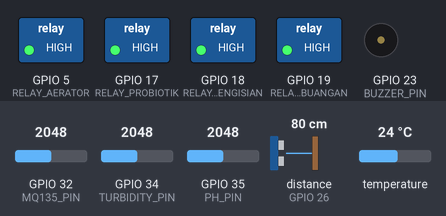
The program below on a simulated ESP32. Parts: switched loads named in the program (green lamp = pin HIGH), buzzer (waves = sounding, pin HIGH). Wiring (inferred from the names in the program): ultrasonic range finder: trigger GPIO 25; echo GPIO 26. Inputs (shaded band) come from the test bench; at power-on: distance to the obstacle (sensor on GPIO 26) 80 cm, GPIO 32 (MQ135_PIN) = 2048, GPIO 34 (TURBIDITY_PIN) = 2048, GPIO 35 (PH_PIN) = 2048, temperature 24 °C. The echo pulse lasts 58.3 µs per cm; WiFi joins after 1.5 s; servers stay silent unless stated; the local clock reads 2024-03-15 10:24:30 at power-on unless the program sets it; the Firebase database answers and starts empty; not simulated (calls return 0 or success): secrets.h; pins used as bus, display or sensor lines are not drawn; what the program prints to the serial monitor is not drawn.

Above: at 3.8 s.
3.9 s: distance to the obstacle (sensor on GPIO 26) set to 83 cm
At 7.7 s:
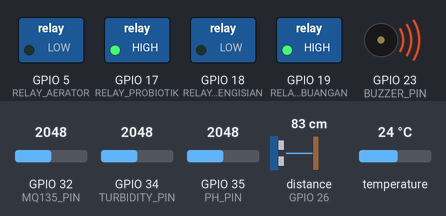
8.4 s: GPIO 32 (MQ135_PIN) set to 468
10.7 s: GPIO 32 (MQ135_PIN) set to 385
At 12.5 s:
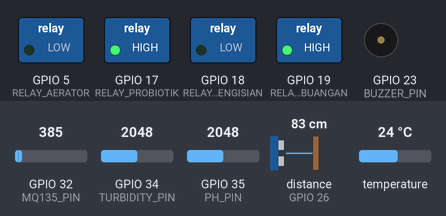
13.4 s: distance to the obstacle (sensor on GPIO 26) set to 7 cm
15.6 s: distance to the obstacle (sensor on GPIO 26) set to 4 cm
At 17.9 s:
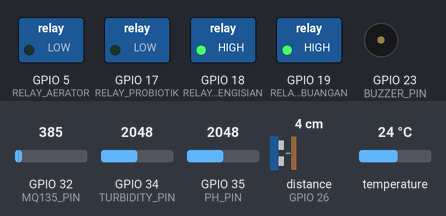
18.5 s: GPIO 32 (MQ135_PIN) set to 1040
At 20.9 s:
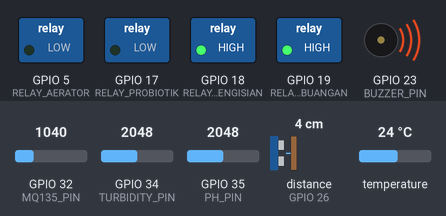
Timing chart, 0 to 27.2 s (numbered marks = the images above; inputs shaded):
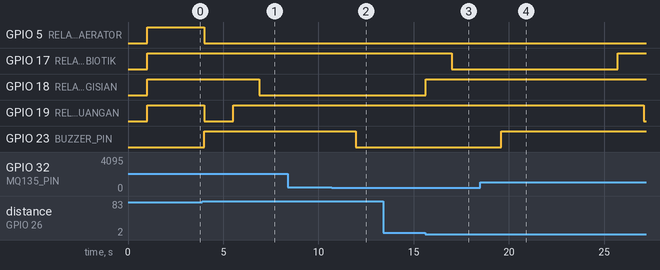

The program:

main.cpp
```cpp
#include <Arduino.h>
#include <OneWire.h>
#include <DallasTemperature.h>
#include <WiFi.h>
#include <time.h>
#include <Firebase_ESP_Client.h>
#include "addons/TokenHelper.h"
#include "addons/RTDBHelper.h"
#include "secrets.h"

// Kontrak data dengan app Flutter: lihat docs/data-contract.md di repo app.
//   kolam_status   (ESP32 tulis)  : sensor + is_connected + last_updated
//   kolam_control  (APP tulis)    : mode_otomatis + perintah aktuator
//   kolam_relay    (ESP32 tulis)  : status ASLI relay (hasil eksekusi)
//   sensor_history (ESP32 tulis)  : riwayat untuk grafik, +/-tiap 5 menit

// ======================== PINOUT DEFINITION (ESP32 38-PIN) ========================
#define ONE_WIRE_BUS 4
#define PH_PIN 35
#define TURBIDITY_PIN 34
#define MQ135_PIN 32
#define TRIG_PIN 25
#define ECHO_PIN 26

#define RELAY_PEMBUANGAN 19
#define RELAY_PENGISIAN 18
#define RELAY_AERATOR 5
#define RELAY_PROBIOTIK 17
#define BUZZER_PIN 23

// Relay modul active-low: LOW = nyala, HIGH = mati
#define RELAY_ON LOW
#define RELAY_OFF HIGH

// Heartbeat RTDB: tulis setiap 2 detik. Flutter Terputus jika last_updated > 6 detik.
static const unsigned long INTERVAL_UPDATE_MS = 2000;
// Status relay: tulis saat berubah (min. 1 detik antar tulis) dan sebagai heartbeat.
static const unsigned long INTERVAL_RELAY_MIN_MS = 1000;
static const unsigned long INTERVAL_RELAY_HEARTBEAT_MS = 10000;
// Riwayat grafik: JANGAN tiap 2 detik (43.200 entri per hari).
static const unsigned long INTERVAL_HISTORY_MS = 5UL * 60UL * 1000UL;
// Coba sambung ulang Wi-Fi / Firebase bila gagal.
static const unsigned long INTERVAL_COBA_SAMBUNG_MS = 15000;
// Fail-safe: mode manual dibatalkan bila perintah tidak terbaca selama ini.
static const unsigned long CONTROL_FAILSAFE_MS = 30000;

// ======================== SETUP SENSOR & VARIABEL ========================
OneWire oneWire(ONE_WIRE_BUS);
DallasTemperature sensors(&oneWire);

const float CALIBRATION_FACTOR = 1.0;
float voltageAtPH7 = 1.65;

const unsigned long TIMEOUT_POMPA_MS = 120000; // Maksimal pompa 2 menit
unsigned long tSiklusMulai = 0;

enum WaterSystemState { IDLE, DRAINING, FILLING, PROBIOTIC_INJECT };
WaterSystemState currentWaterState = IDLE;
unsigned long probioticStartTime = 0;

FirebaseData fbdo;
FirebaseData fbdoStream;
FirebaseAuth auth;
FirebaseConfig config;

bool firebaseSiap = false;
bool controlNodeSiap = false;
bool onDisconnectTerpasang = false;
bool wifiTerkonfigurasi = false;
bool ntpDikonfigurasi = false;

// Perintah dari app (kolam_control). Default aman: otomatis, semua mati.
bool modeOtomatis = true;
bool cmdPompaBuang = false;
bool cmdPompaIsi = false;
bool cmdPompaProbiotik = false;
bool cmdAerator = false;

struct RelaySnapshot {
  bool buang;
  bool isi;
  bool probiotik;
  bool aerator;
};
RelaySnapshot relayTerakhirDikirim = {false, false, false, false};
bool relayPernahDikirim = false;

unsigned long tUpdateTerakhir = 0;
unsigned long tRelayTulis = 0;
unsigned long tHistoryTerakhir = 0;
bool historyPernahDitulis = false;
unsigned long tCobaSambung = 0;
unsigned long tKontrolOk = 0; // terakhir kolam_control berhasil dibaca
uint8_t percobaanCekControl = 0;

static void setRelay(int pin, bool nyala) {
  digitalWrite(pin, nyala ? RELAY_ON : RELAY_OFF);
}

static bool relayNyala(int pin) {
  return digitalRead(pin) == RELAY_ON;
}

static RelaySnapshot bacaRelay() {
  RelaySnapshot r;
  r.buang = relayNyala(RELAY_PEMBUANGAN);
  r.isi = relayNyala(RELAY_PENGISIAN);
  r.probiotik = relayNyala(RELAY_PROBIOTIK);
  r.aerator = relayNyala(RELAY_AERATOR);
  return r;
}

static void matikanPompaAir() {
  setRelay(RELAY_PEMBUANGAN, false);
  setRelay(RELAY_PENGISIAN, false);
  setRelay(RELAY_PROBIOTIK, false);
}

static const char *labelStatus(float suhu, float ph, float ntu, float amonia) {
  bool bahaya = (suhu < 24.0f || suhu > 31.0f) ||
                (ph < 6.0f || ph > 9.0f) ||
                (ntu > 60.0f) ||
                (amonia >= 0.60f);
  if (bahaya) return "Bahaya";

  bool waspada = (suhu < 25.0f || suhu > 30.0f) ||
                 (ph < 6.5f || ph > 8.5f) ||
                 (ntu > 50.0f) ||
                 (amonia > 0.50f);
  if (waspada) return "Waspada";
  return "Aman";
}

// Epoch DETIK (UTC) dari NTP. time() selalu UTC; offset zona hanya memengaruhi localtime().
static time_t epochDetik() {
  time_t now = time(nullptr);
  if (now < 1700000000) return 0; // NTP belum siap
  return now;
}

// DS18B20 yang lepas/rusak mengembalikan -127. Nilai seperti itu TIDAK boleh
// dikirim: app akan menampilkannya sebagai pembacaan asli.
static bool sensorValid(float suhu, float ph, float ntu, float amonia) {
  if (isnan(suhu) || isinf(suhu) || suhu <= -100.0f) return false;
  if (isnan(ph) || isinf(ph)) return false;
  if (isnan(ntu) || isinf(ntu)) return false;
  if (isnan(amonia) || isinf(amonia)) return false;
  return true;
}

static void sambungWifi() {
  if (String(WIFI_SSID) == "NAMA_WIFI") {
    Serial.println("[WIFI] Isi WIFI_SSID dan WIFI_PASSWORD di secrets.h dulu.");
    return;
  }

  wifiTerkonfigurasi = true;
  WiFi.mode(WIFI_STA);
  WiFi.begin(WIFI_SSID, WIFI_PASSWORD);
  Serial.printf("[WIFI] Menyambung ke %s", WIFI_SSID);
  unsigned long t0 = millis();
  while (WiFi.status() != WL_CONNECTED && millis() - t0 < 20000) {
    delay(400);
    Serial.print(".");
  }
  Serial.println();
  if (WiFi.status() == WL_CONNECTED) {
    Serial.printf("[WIFI] OK  IP=%s\n", WiFi.localIP().toString().c_str());
  } else {
    Serial.println("[WIFI] Gagal. Logika lokal tetap jalan, akan dicoba lagi.");
  }
}

static void aturNtp() {
  if (ntpDikonfigurasi || WiFi.status() != WL_CONNECTED) return;
  // UTC (offset 0): kontrak memakai epoch UTC, bukan jam lokal.
  configTime(0, 0, "pool.ntp.org", "time.nist.gov");
  ntpDikonfigurasi = true;
}

static void initFirebase() {
  if (WiFi.status() != WL_CONNECTED) return;

  config.api_key = FIREBASE_API_KEY;
  config.database_url = FIREBASE_DATABASE_URL;
  config.token_status_callback = tokenStatusCallback;

  if (String(FIREBASE_USER_EMAIL).length() > 0) {
    auth.user.email = FIREBASE_USER_EMAIL;
    auth.user.password = FIREBASE_USER_PASSWORD;
  } else {
    if (!Firebase.signUp(&auth, &config, "", "")) {
      Serial.printf("[FB] Signup anonim gagal: %s\n", config.signer.signupError.message.c_str());
      Serial.println("[FB] Aktifkan Anonymous Auth, atau isi FIREBASE_USER_EMAIL di secrets.h.");
      return;
    }
    Serial.println("[FB] Login anonim OK.");
  }

  Firebase.begin(&config, &auth);
  Firebase.reconnectWiFi(true);
  Firebase.setDoubleDigits(2);
  firebaseSiap = true;
}

// Dipanggil tiap loop: pulihkan Wi-Fi / NTP / Firebase bila sempat gagal saat boot
// atau putus di tengah jalan. Tanpa ini alat tetap "Terputus" di app sampai reboot.
static void jagaKoneksi() {
  const unsigned long now = millis();

  if (WiFi.status() == WL_CONNECTED) {
    aturNtp();
    if (!firebaseSiap && now - tCobaSambung >= INTERVAL_COBA_SAMBUNG_MS) {
      tCobaSambung = now;
      initFirebase();
    }
    return;
  }

  // Wi-Fi putus: onDisconnect di server sudah/akan terpicu, pasang ulang nanti.
  onDisconnectTerpasang = false;
  if (wifiTerkonfigurasi && now - tCobaSambung >= INTERVAL_COBA_SAMBUNG_MS) {
    tCobaSambung = now;
    Serial.println("[WIFI] Terputus, mencoba menyambung ulang...");
    WiFi.reconnect();
  }
}

// Node kosong sudah diperlakukan app dan firmware sebagai "otomatis, semua mati",
// jadi mengisi default hanya merapikan Console. Hanya diisi bila node BENAR-BENAR
// kosong, supaya kegagalan jaringan tidak menimpa perintah user.
static void pastikanControlDefault() {
  if (!Firebase.ready() || controlNodeSiap) return;

  if (!Firebase.RTDB.get(&fbdo, "/kolam_control")) {
    Serial.printf("[FB] Cek kolam_control gagal: %s\n", fbdo.errorReason().c_str());
    if (++percobaanCekControl >= 3) controlNodeSiap = true; // berhenti mencoba
    return;
  }

  if (fbdo.dataType() == "null") {
    FirebaseJson json;
    json.set("mode_otomatis", true);
    json.set("pompa_buang_air", false);
    json.set("pompa_isi_air", false);
    json.set("pompa_probiotik", false);
    json.set("aerator", false);
    if (Firebase.RTDB.setJSON(&fbdo, "/kolam_control", &json)) {
      Serial.println("[FB] kolam_control default (otomatis, semua pompa mati).");
    }
  }
  controlNodeSiap = true;
}

static void pasangOnDisconnect() {
  if (!Firebase.ready() || onDisconnectTerpasang) return;
  if (Firebase.RTDB.setOnDisconnectBool(&fbdo, "/kolam_status/is_connected", false)) {
    onDisconnectTerpasang = true;
    Serial.println("[FB] onDisconnect: is_connected=false.");
  }
}

// Baca seluruh kolam_control dalam SATU request (dulu 4 request terpisah).
// Field hilang = mati; mode_otomatis hilang = otomatis (sesuai kontrak).
// Mengembalikan true bila node berhasil dibaca.
static bool bacaPerintahKontrol() {
  if (!Firebase.ready()) return false;

  if (!Firebase.RTDB.getJSON(&fbdo, "/kolam_control")) {
    Serial.printf("[FB] Gagal baca kolam_control: %s\n", fbdo.errorReason().c_str());
    return false;
  }

  FirebaseJson &json = fbdo.jsonObject();
  FirebaseJsonData r;

  bool otomatis = true;
  if (json.get(r, "mode_otomatis") && r.success) otomatis = r.boolValue;
  modeOtomatis = otomatis;

  cmdPompaBuang = (json.get(r, "pompa_buang_air") && r.success) ? r.boolValue : false;
  cmdPompaIsi = (json.get(r, "pompa_isi_air") && r.success) ? r.boolValue : false;
  cmdPompaProbiotik = (json.get(r, "pompa_probiotik") && r.success) ? r.boolValue : false;
  cmdAerator = (json.get(r, "aerator") && r.success) ? r.boolValue : false;
  return true;
}

// Status ASLI relay ke /kolam_relay (bukan ke kolam_control: node itu milik app).
// App menampilkan "Sedang nyala/mati" dari sini. Ditulis saat ada perubahan dan
// sebagai heartbeat tiap INTERVAL_RELAY_HEARTBEAT_MS.
static void kirimStatusRelay() {
  if (!Firebase.ready()) return;

  const RelaySnapshot r = bacaRelay();
  const bool berubah = !relayPernahDikirim ||
                       r.buang != relayTerakhirDikirim.buang ||
                       r.isi != relayTerakhirDikirim.isi ||
                       r.probiotik != relayTerakhirDikirim.probiotik ||
                       r.aerator != relayTerakhirDikirim.aerator;

  const unsigned long now = millis();
  const unsigned long sejakTulis = now - tRelayTulis;
  if (!berubah && sejakTulis < INTERVAL_RELAY_HEARTBEAT_MS) return;
  if (berubah && relayPernahDikirim && sejakTulis < INTERVAL_RELAY_MIN_MS) return;

  tRelayTulis = now; // juga saat gagal, supaya kegagalan tidak memblokir tiap loop

  FirebaseJson json;
  json.set("pompa_buang_air", r.buang);
  json.set("pompa_isi_air", r.isi);
  json.set("pompa_probiotik", r.probiotik);
  json.set("aerator", r.aerator);

  if (Firebase.RTDB.setJSON(&fbdo, "/kolam_relay", &json)) {
    relayTerakhirDikirim = r;
    relayPernahDikirim = true;
  } else {
    Serial.printf("[FB] Gagal tulis kolam_relay: %s\n", fbdo.errorReason().c_str());
  }
}

static void kirimKolamStatus(float suhu, float ph, float ntu, float amonia, float jarakCm) {
  if (!Firebase.ready()) return;

  // Tanpa waktu yang benar, last_updated tidak berarti. Lebih baik tidak
  // menulis (app: "belum ada data"/Terputus) daripada menulis 0.
  const time_t epoch = epochDetik();
  if (epoch == 0) {
    Serial.println("[NTP] Waktu belum sinkron, kolam_status tidak dikirim.");
    return;
  }

  // Sensor rusak/lepas: JANGAN perbarui last_updated. PATCH hanya mengganti
  // field yang dikirim, jadi menulis timestamp baru di atas nilai lama akan
  // tampak seperti data segar. Dibiarkan basi, app menampilkan "Terputus".
  if (!sensorValid(suhu, ph, ntu, amonia)) {
    Serial.println("[SENSOR] Pembacaan tidak valid (sensor lepas/rusak?), tidak dikirim.");
    return;
  }

  FirebaseJson json;
  json.set("is_connected", true);
  json.set("status_kondisi", labelStatus(suhu, ph, ntu, amonia));
  json.set("suhu", suhu);
  json.set("ph", ph);
  json.set("kekeruhan", ntu);
  json.set("amonia", amonia);
  json.set("tinggi_air", jarakCm);
  json.set("last_updated", (int)epoch);

  if (!Firebase.RTDB.updateNode(&fbdo, "/kolam_status", &json)) {
    Serial.printf("[FB] Gagal tulis kolam_status: %s\n", fbdo.errorReason().c_str());
    return;
  }

  // Riwayat hanya tiap INTERVAL_HISTORY_MS. Key = epoch detik (terurut waktu).
  const unsigned long now = millis();
  if (!historyPernahDitulis || now - tHistoryTerakhir >= INTERVAL_HISTORY_MS) {
    String histPath = "/sensor_history/" + String((int)epoch);
    FirebaseJson hist;
    hist.set("timestamp", (int)epoch);
    hist.set("suhu", suhu);
    hist.set("ph", ph);
    hist.set("kekeruhan", ntu);
    hist.set("amonia", amonia);
    if (Firebase.RTDB.setJSON(&fbdo, histPath.c_str(), &hist)) {
      historyPernahDitulis = true;
      tHistoryTerakhir = now;
    }
  }
}

float bacaJarakAir() {
  digitalWrite(TRIG_PIN, LOW);
  delayMicroseconds(2);
  digitalWrite(TRIG_PIN, HIGH);
  delayMicroseconds(10);
  digitalWrite(TRIG_PIN, LOW);
  long duration = pulseIn(ECHO_PIN, HIGH, 30000);
  if (duration == 0) return 999;
  return duration * 0.034 / 2;
}

void setup() {
  Serial.begin(115200);
  delay(1000);
  Serial.println("=== SISTEM FISIK INISIALISASI ===");

  sensors.begin();
  pinMode(TRIG_PIN, OUTPUT);
  pinMode(ECHO_PIN, INPUT);
  pinMode(PH_PIN, INPUT);
  pinMode(TURBIDITY_PIN, INPUT);
  pinMode(MQ135_PIN, INPUT);

  pinMode(RELAY_PEMBUANGAN, OUTPUT);
  pinMode(RELAY_PENGISIAN, OUTPUT);
  pinMode(RELAY_AERATOR, OUTPUT);
  pinMode(RELAY_PROBIOTIK, OUTPUT);
  pinMode(BUZZER_PIN, OUTPUT);

  setRelay(RELAY_PEMBUANGAN, false);
  setRelay(RELAY_PENGISIAN, false);
  setRelay(RELAY_AERATOR, false);
  setRelay(RELAY_PROBIOTIK, false);
  digitalWrite(BUZZER_PIN, LOW);

  sambungWifi();
  aturNtp();
  initFirebase();
}

void loop() {
  jagaKoneksi();

  sensors.requestTemperatures();
  float dataSuhu = sensors.getTempCByIndex(0);

  float phAdcSum = 0;
  for (int i = 0; i < 20; i++) {
    phAdcSum += analogRead(PH_PIN);
    delay(5);
  }
  float phVoltage = (phAdcSum / 20.0 / 4095.0) * 3.3;
  float dataPH = 7.00 + ((voltageAtPH7 - phVoltage) / 0.18);
  if (dataPH < 0) dataPH = 0;
  if (dataPH > 14) dataPH = 14;

  float turbAdcSum = 0;
  for (int i = 0; i < 20; i++) {
    turbAdcSum += analogRead(TURBIDITY_PIN);
    delay(5);
  }
  float turbVoltage = (turbAdcSum / 20.0 / 4095.0) * 3.3 * CALIBRATION_FACTOR;
  if (turbVoltage > 4.2) turbVoltage = 4.2;
  if (turbVoltage < 2.5) turbVoltage = 2.5;
  float dataTurbidity = -1120.4 * (turbVoltage * turbVoltage) + 5742.3 * turbVoltage - 4352.9;
  if (dataTurbidity < 0) dataTurbidity = 0;

  float mqAdcSum = 0;
  for (int i = 0; i < 20; i++) {
    mqAdcSum += analogRead(MQ135_PIN);
    delay(5);
  }
  float mqVoltage = (mqAdcSum / 20.0 / 4095.0) * 3.3;
  if (mqVoltage < 0.01) mqVoltage = 0.01;
  float rZero = 20.0;
  float rs = ((3.3 * 10.0) / mqVoltage) - 10.0;
  float dataAmonia = 5.2 * pow((rs / rZero), -1.48);

  float jarakKeAir = bacaJarakAir();

  const bool saatnyaSinkron = (millis() - tUpdateTerakhir >= INTERVAL_UPDATE_MS);
  if (saatnyaSinkron && firebaseSiap && Firebase.ready()) {
    pastikanControlDefault();
    pasangOnDisconnect();
    if (bacaPerintahKontrol()) tKontrolOk = millis();
  }

  // Fail-safe: mode manual hanya sah selama perintah masih bisa dibaca. Bila
  // Wi-Fi/Firebase putus, pompa yang terakhir dinyalakan manual tidak boleh
  // menyala selamanya; kembali ke otomatis (yang tetap jalan tanpa internet).
  if (!modeOtomatis && (millis() - tKontrolOk > CONTROL_FAILSAFE_MS)) {
    modeOtomatis = true;
    Serial.println("[FAILSAFE] Perintah tidak terbaca > 30 dtk, kembali ke mode otomatis.");
  }

  const bool amoniaBahaya = (dataAmonia >= 0.60);
  digitalWrite(BUZZER_PIN, amoniaBahaya ? HIGH : LOW);

  if (modeOtomatis) {
    if (dataSuhu > 31.0) {
      setRelay(RELAY_AERATOR, true);
    } else if (dataSuhu <= 25.0 && currentWaterState == IDLE && !amoniaBahaya) {
      setRelay(RELAY_AERATOR, false);
    }

    if (amoniaBahaya) {
      setRelay(RELAY_AERATOR, true);
      if (currentWaterState == IDLE) {
        currentWaterState = DRAINING;
        tSiklusMulai = millis();
      }
    }

    if ((dataPH < 6.0 || dataPH > 9.0 || dataTurbidity > 60.0) && currentWaterState == IDLE) {
      currentWaterState = DRAINING;
      tSiklusMulai = millis();
    }

    if (currentWaterState != IDLE && (millis() - tSiklusMulai > TIMEOUT_POMPA_MS)) {
      Serial.println("[CRITICAL ERROR] POMPA OVERTIME/MACET! Mematikan pompa demi keamanan.");
      matikanPompaAir();
      currentWaterState = IDLE;
      delay(5000);
      return;
    }

    switch (currentWaterState) {
      case DRAINING:
        setRelay(RELAY_PEMBUANGAN, true);
        setRelay(RELAY_PENGISIAN, false);
        setRelay(RELAY_AERATOR, true);
        if (jarakKeAir >= 80.0 || jarakKeAir == 999) {
          setRelay(RELAY_PEMBUANGAN, false);
          currentWaterState = FILLING;
          tSiklusMulai = millis();
        }
        break;

      case FILLING:
        setRelay(RELAY_PEMBUANGAN, false);
        setRelay(RELAY_PENGISIAN, true);
        if (jarakKeAir <= 5.0) {
          setRelay(RELAY_PENGISIAN, false);
          probioticStartTime = millis();
          currentWaterState = PROBIOTIC_INJECT;
        }
        break;

      case PROBIOTIC_INJECT:
        setRelay(RELAY_PROBIOTIK, true);
        if (millis() - probioticStartTime >= 10000) {
          setRelay(RELAY_PROBIOTIK, false);
          currentWaterState = IDLE;
        }
        break;

      case IDLE:
        setRelay(RELAY_PEMBUANGAN, false);
        setRelay(RELAY_PENGISIAN, false);
        break;
    }
  } else {
    // Mode manual: ikuti perintah dari app (kolam_control).
    currentWaterState = IDLE;
    setRelay(RELAY_PEMBUANGAN, cmdPompaBuang);
    setRelay(RELAY_PENGISIAN, cmdPompaIsi);
    setRelay(RELAY_AERATOR, cmdAerator);
    setRelay(RELAY_PROBIOTIK, cmdPompaProbiotik);
  }

  // Laporkan status relay yang sebenarnya segera setelah berubah.
  if (firebaseSiap) kirimStatusRelay();

  if (millis() - tUpdateTerakhir >= INTERVAL_UPDATE_MS) {
    tUpdateTerakhir = millis();
    if (firebaseSiap) {
      kirimKolamStatus(dataSuhu, dataPH, dataTurbidity, dataAmonia, jarakKeAir);
    }
    Serial.printf(
      "S=%.1f pH=%.1f NTU=%.1f NH3=%.2f d=%.0fcm auto=%d epoch=%ld\n",
      dataSuhu, dataPH, dataTurbidity, dataAmonia, jarakKeAir,
      modeOtomatis ? 1 : 0, (long)epochDetik());
  }
}
```

Measured:
- the behaviour switches between 80 and 81 cm on distance to the obstacle (sensor on GPIO 26) (found by bisection; images 0 and 1)
- the behaviour switches between 427 and 426 on GPIO 32 (MQ135_PIN) (found by bisection; images 1 and 2)
- the behaviour switches between 6 and 5 cm on distance to the obstacle (sensor on GPIO 26) (found by bisection; images 2 and 3)
- after the input at 3.9 s, GPIO 18 (RELAY_PENGISIAN): HIGH → LOW after 3.0 s
- after the input at 8.4 s, every drawn part: stays the same
- after the input at 10.7 s, GPIO 23 (BUZZER_PIN): HIGH → LOW after 1.3 s
- after the input at 13.4 s, every drawn part: stays the same
- after the input at 15.6 s, GPIO 17 (RELAY_PROBIOTIK): HIGH → LOW after 1.4 s; GPIO 18 (RELAY_PENGISIAN): LOW → HIGH at once
- after the input at 18.5 s, GPIO 23 (BUZZER_PIN): LOW → HIGH after 1.1 s
